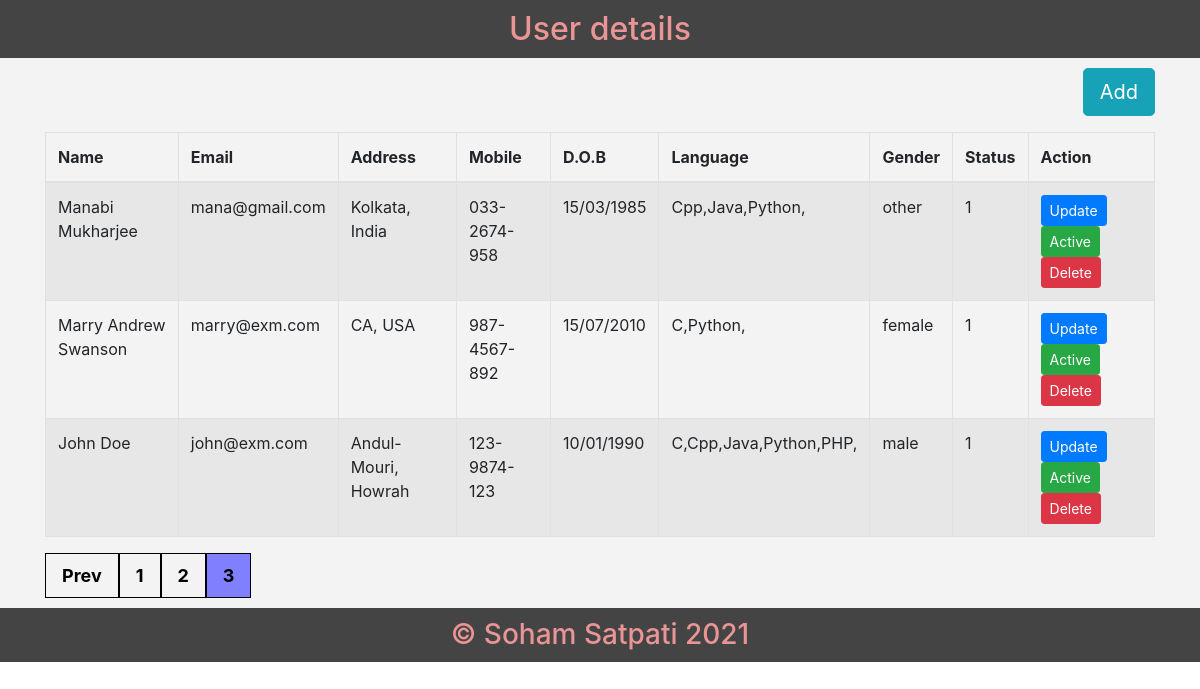
Page /userDetails.php?page=3 on the committed database.
### tables this page shows
CREATE TABLE `temp_user` (
  `id` int(11) NOT NULL,
  `email` varchar(255) NOT NULL,
  `pass` varchar(255) NOT NULL,
  `status` enum('0','1') NOT NULL
);

CREATE TABLE `user` (
  `id` int(11) NOT NULL,
  `user_id` int(11) NOT NULL,
  `name` varchar(255) NOT NULL,
  `email` varchar(255) NOT NULL,
  `password` varchar(255) NOT NULL,
  `address` varchar(255) NOT NULL,
  `mobile` varchar(50) NOT NULL,
  `dob` varchar(50) NOT NULL,
  `lang` varchar(255) NOT NULL,
  `gender` varchar(20) NOT NULL
);

### userDetails.php (the view, shortened to what this page needs)
<?php require_once "dbconn.php";
include "./include/header.php";
?>
<?php
        $per_page_record = 4;
        if (isset($_GET["page"])) {
            $page  = $_GET["page"];
        }
        else {
          $page=1;
        }
        $start_from = ($page-1) * $per_page_record;
$sql = "SELECT t.id,t.status, u.name, u.email, u.address, u.mobile, u.dob, u.lang, u.gender FROM temp_user t, user u WHERE t.id = u.user_id  ORDER BY t.id DESC LIMIT $start_from, $per_page_record";
$result = $conn->query($sql);
?>
<section class="myheader">
<h2><?php echo "User details";?></h2>
</section>
<section class="maincontent">
<div class="container">
<form method="post">
<p class="text-right">
<a href="index.php" class="btn btn-info btn-lg">
          <span class="glyphicon glyphicon-plus"> Add</span>
        </a>
</p>
  <table class="table table-striped table-condensed table-bordered">
    <thead>
      <tr>
        <th>Name</th>
        <th>Email</th>
        <th>Address</th>
        <th>Mobile</th>
        <th>D.O.B</th>
        <th>Language</th>
        <th>Gender</th>
        <th>Status</th>
        <th>Action</th>
      </tr>
    </thead>
    <tbody>
    <?php
    if ($result->num_rows > 0) {
      while($row = $result->fetch_assoc()) {
    ?>
      <tr>
        <td><?php echo $row["name"];?></td>
        <td><?php echo $row["email"];?></td>
        <td><?php echo $row["address"];?></td>
        <td><?php echo $row["mobile"];?></td>
        <td><?php echo $row["dob"];?></td>
        <td>
        <?php
        $arr = json_decode($row["lang"], TRUE);
        if (is_array($arr) || is_object($arr)){
        foreach($arr as $key=>$value){
          echo $value.",";
        }
      }
        ?>
      </td>
      <td><?php echo $row["gender"];?></td>
      <td><?php echo $row["status"];?></td>
        <td>
        <a href="updateuser.php?id=<?php echo $row['id'];?>">
        <button type="button" class="btn btn-primary btn-sm" formaction="">Update</button>
        </a>
       <?php
       if($row["status"] == 1){
       ?>
       <a href="statuschange.php?id=<?php echo $row['id'];?>&status=<?php echo $row["status"];?>">
        <button type="button" class="btn btn-success btn-sm">Active</button>
        </a>
        <?php
        }
        ?>
        <a href="deleteuser.php?id=<?php echo $row['id'];?>" onclick="return confirm('Are you sure?')">
        <button type="button" class="btn btn-danger btn-sm">Delete</button>
        </a>
        </td>
      </tr>
      <?php
  }
} else {
  echo "0 results";
}
  ?>
    </tbody>
  </table>
  <div class="pagination">
  <?php
    $query = "SELECT COUNT(*) FROM user";
    $rs_result = mysqli_query($conn, $query);
    $row = mysqli_fetch_row($rs_result);
    $total_records = $row[0];
    $total_pages = ceil($total_records / $per_page_record);
    $pagLink = "";
    if($page>=2){
      echo "<a href='userDetails.php?page=".($page-1)."'>  Prev </a>";
  }
  for ($i=1; $i<=$total_pages; $i++) {
    if ($i == $page) {
        $pagLink .= "<a class = 'active' href='userDetails.php?page="
                                          .$i."'>".$i." </a>";
    }
    else  {
        $pagLink .= "<a href='userDetails.php?page=".$i."'>
                                          ".$i." </a>";
    }
  }
  echo $pagLink;
  ?>
</div>
  </form>
</div>
</section>
<?php
include "./include/footer.php";
?>

### css/style.css (style rules this page uses)
.myheader,.myfooter { background:#444; color:#ea9595; text-align:center; padding:10px; }
.maincontent { height:auto; padding:10px; }
.myheader h2,.myfooter h3 { margin: 0; }
.pagination { display: inline-block; }
.pagination a { font-weight:bold; font-size:18px; color: black; float: left; padding: 8px 16px; text-decoration: none; border:1px solid black; }
.pagination a.active { background-color: #8080FF; }
body { font-family: Arial, Helvetica, sans-serif; }

### rows in the picture
temp_user: user.name "Manabi Mukharjee", user.email "mana@gmail.com", user.address "Kolkata, India", user.mobile "033-2674-958", user.dob "15/03/1985", user.lang "Cpp", user.lang "Java", user.lang "Python", user.gender "other", status "1"
temp_user: user.name "Marry Andrew Swanson", user.email "marry@exm.com", user.address "CA, USA", user.mobile "987-4567-892", user.dob "15/07/2010", user.lang "C", user.lang "Python", user.gender "female", status "1"
temp_user: user.name "John Doe", user.email "john@exm.com", user.address "Andul- Mouri, Howrah", user.mobile "123-9874-123", user.dob "10/01/1990", user.lang "C", user.lang "Cpp", user.lang "Java", user.lang "Python", user.lang "PHP", user.gender "male", status "1"
